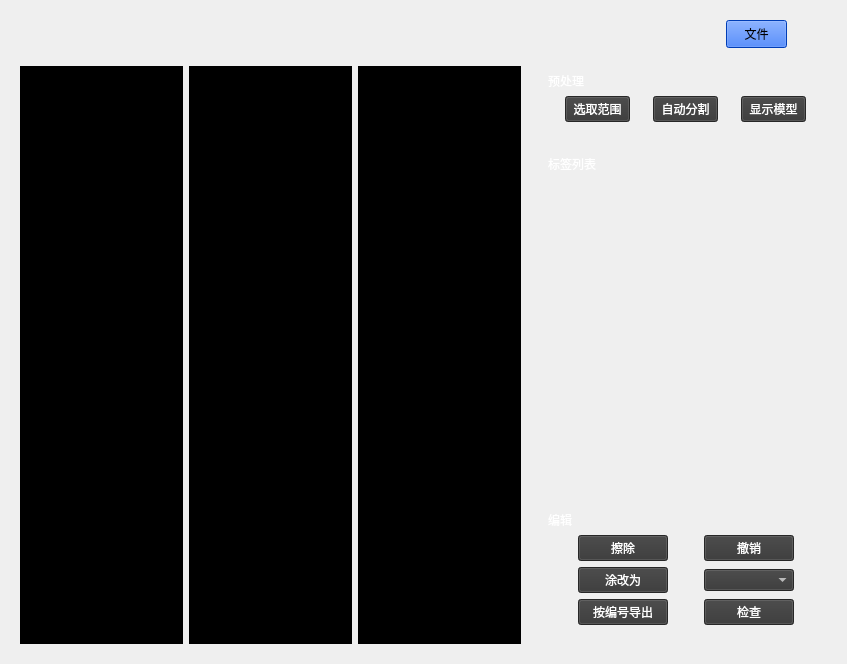
<?xml version="1.0" encoding="UTF-8"?>
<ui version="4.0">
 <class>PreDivideWidget</class>
 <widget class="QWidget" name="PreDivideWidget">
  <property name="geometry">
   <rect>
    <x>0</x>
    <y>0</y>
    <width>847</width>
    <height>664</height>
   </rect>
  </property>
  <property name="sizePolicy">
   <sizepolicy hsizetype="Expanding" vsizetype="Expanding">
    <horstretch>0</horstretch>
    <verstretch>0</verstretch>
   </sizepolicy>
  </property>
  <property name="windowTitle">
   <string>Form</string>
  </property>
  <layout class="QVBoxLayout" name="verticalLayout">
   <item>
    <widget class="QWidget" name="widget" native="true">
     <property name="maximumSize">
      <size>
       <width>16777215</width>
       <height>40</height>
      </size>
     </property>
     <layout class="QHBoxLayout" name="horizontalLayout_6">
      <item>
       <spacer name="horizontalSpacer">
        <property name="orientation">
         <enum>Qt::Horizontal</enum>
        </property>
        <property name="sizeHint" stdset="0">
         <size>
          <width>40</width>
          <height>20</height>
         </size>
        </property>
       </spacer>
      </item>
      <item>
       <widget class="QPushButton" name="m_btnFile">
        <property name="sizePolicy">
         <sizepolicy hsizetype="Fixed" vsizetype="Fixed">
          <horstretch>0</horstretch>
          <verstretch>0</verstretch>
         </sizepolicy>
        </property>
        <property name="minimumSize">
         <size>
          <width>61</width>
          <height>28</height>
         </size>
        </property>
        <property name="maximumSize">
         <size>
          <width>61</width>
          <height>28</height>
         </size>
        </property>
        <property name="styleSheet">
         <string notr="true">background-color:rgb(0, 85, 255)</string>
        </property>
        <property name="text">
         <string>文件</string>
        </property>
       </widget>
      </item>
      <item>
       <spacer name="horizontalSpacer_2">
        <property name="orientation">
         <enum>Qt::Horizontal</enum>
        </property>
        <property name="sizeType">
         <enum>QSizePolicy::Maximum</enum>
        </property>
        <property name="sizeHint" stdset="0">
         <size>
          <width>40</width>
          <height>20</height>
         </size>
        </property>
       </spacer>
      </item>
     </layout>
    </widget>
   </item>
   <item>
    <layout class="QHBoxLayout" name="horizontalLayout">
     <item>
      <widget class="QWidget" name="m_2d3dView" native="true">
       <layout class="QHBoxLayout" name="horizontalLayout_2">
        <item>
         <widget class="QWidget" name="wind1" native="true">
          <property name="styleSheet">
           <string notr="true">background-color:rgb(0, 0, 0)</string>
          </property>
         </widget>
        </item>
        <item>
         <widget class="QWidget" name="wind2" native="true">
          <property name="styleSheet">
           <string notr="true">background-color:rgb(0, 0, 0)</string>
          </property>
         </widget>
        </item>
        <item>
         <widget class="QWidget" name="wind3" native="true">
          <property name="styleSheet">
           <string notr="true">background-color:rgb(0, 0, 0)</string>
          </property>
         </widget>
        </item>
       </layout>
      </widget>
     </item>
     <item>
      <widget class="QWidget" name="widget_2" native="true">
       <property name="maximumSize">
        <size>
         <width>300</width>
         <height>16777215</height>
        </size>
       </property>
       <property name="styleSheet">
        <string notr="true">font: 10pt &quot;Arial&quot;;background-color:rgba(0, 0, 0, 0)</string>
       </property>
       <layout class="QVBoxLayout" name="verticalLayout_2">
        <property name="leftMargin">
         <number>0</number>
        </property>
        <property name="topMargin">
         <number>0</number>
        </property>
        <property name="rightMargin">
         <number>0</number>
        </property>
        <property name="bottomMargin">
         <number>0</number>
        </property>
        <item>
         <widget class="QGroupBox" name="group1">
          <property name="maximumSize">
           <size>
            <width>16777215</width>
            <height>90</height>
           </size>
          </property>
          <property name="styleSheet">
           <string notr="true">QGroupBox{background-color:rgba(0,0,0,0);border:none;
border-image:url(:/ui/res/Icons/Segmentation/background1.png)}</string>
          </property>
          <property name="title">
           <string/>
          </property>
          <layout class="QVBoxLayout" name="verticalLayout_3">
           <item>
            <widget class="QLabel" name="label">
             <property name="styleSheet">
              <string notr="true">color:rgb(255,255,255);
border-image:url(:/Icons/Segmentation/frameLabel.png);</string>
             </property>
             <property name="text">
              <string>预处理</string>
             </property>
            </widget>
           </item>
           <item>
            <spacer name="verticalSpacer_3">
             <property name="orientation">
              <enum>Qt::Vertical</enum>
             </property>
             <property name="sizeHint" stdset="0">
              <size>
               <width>20</width>
               <height>40</height>
              </size>
             </property>
            </spacer>
           </item>
           <item>
            <layout class="QHBoxLayout" name="horizontalLayout_4">
             <item>
              <widget class="QPushButton" name="m_preSelect">
               <property name="minimumSize">
                <size>
                 <width>65</width>
                 <height>0</height>
                </size>
               </property>
               <property name="maximumSize">
                <size>
                 <width>65</width>
                 <height>16777215</height>
                </size>
               </property>
               <property name="styleSheet">
                <string notr="true">color:rgb(255,255,255);background-color:rgb(54, 54, 54)</string>
               </property>
               <property name="text">
                <string>选取范围</string>
               </property>
              </widget>
             </item>
             <item>
              <widget class="QPushButton" name="m_preBtnCut">
               <property name="minimumSize">
                <size>
                 <width>65</width>
                 <height>0</height>
                </size>
               </property>
               <property name="maximumSize">
                <size>
                 <width>65</width>
                 <height>16777215</height>
                </size>
               </property>
               <property name="styleSheet">
                <string notr="true">color:rgb(255,255,255);background-color:rgb(54, 54, 54)</string>
               </property>
               <property name="text">
                <string>自动分割</string>
               </property>
              </widget>
             </item>
             <item>
              <widget class="QPushButton" name="m_preBtnDivide">
               <property name="minimumSize">
                <size>
                 <width>65</width>
                 <height>0</height>
                </size>
               </property>
               <property name="maximumSize">
                <size>
                 <width>65</width>
                 <height>16777215</height>
                </size>
               </property>
               <property name="styleSheet">
                <string notr="true">color:rgb(255,255,255);background-color:rgb(54, 54, 54)</string>
               </property>
               <property name="text">
                <string>显示模型</string>
               </property>
              </widget>
             </item>
            </layout>
           </item>
          </layout>
         </widget>
        </item>
        <item>
         <widget class="QGroupBox" name="group2">
          <property name="minimumSize">
           <size>
            <width>0</width>
            <height>350</height>
           </size>
          </property>
          <property name="maximumSize">
           <size>
            <width>16777215</width>
            <height>16777215</height>
           </size>
          </property>
          <property name="styleSheet">
           <string notr="true">QGroupBox{background-color:rgba(0,0,0,0);border:none;
border-image:url(:/ui/res/Icons/Segmentation/background3.png)}</string>
          </property>
          <property name="title">
           <string/>
          </property>
          <layout class="QVBoxLayout" name="verticalLayout_4">
           <item>
            <widget class="QLabel" name="label_2">
             <property name="maximumSize">
              <size>
               <width>16777215</width>
               <height>30</height>
              </size>
             </property>
             <property name="styleSheet">
              <string notr="true">color:rgb(255,255,255);
border-image:url(:/Icons/Segmentation/frameLabel.png);</string>
             </property>
             <property name="text">
              <string>标签列表</string>
             </property>
            </widget>
           </item>
           <item>
            <widget class="QTableWidget" name="tableWidget">
             <property name="sizePolicy">
              <sizepolicy hsizetype="Expanding" vsizetype="Expanding">
               <horstretch>0</horstretch>
               <verstretch>0</verstretch>
              </sizepolicy>
             </property>
             <property name="minimumSize">
              <size>
               <width>0</width>
               <height>0</height>
              </size>
             </property>
             <property name="maximumSize">
              <size>
               <width>16777215</width>
               <height>16777215</height>
              </size>
             </property>
             <property name="styleSheet">
              <string notr="true">color:rgb(255,255,255);border:none;</string>
             </property>
             <property name="selectionBehavior">
              <enum>QAbstractItemView::SelectRows</enum>
             </property>
            </widget>
           </item>
          </layout>
         </widget>
        </item>
        <item>
         <widget class="QGroupBox" name="group3">
          <property name="maximumSize">
           <size>
            <width>16777215</width>
            <height>160</height>
           </size>
          </property>
          <property name="styleSheet">
           <string notr="true">QGroupBox{background-color:rgba(0,0,0,0);border:none;
border-image:url(:/ui/res/Icons/Segmentation/background2.png)}</string>
          </property>
          <property name="title">
           <string/>
          </property>
          <layout class="QVBoxLayout" name="verticalLayout_5">
           <item>
            <widget class="QLabel" name="label_3">
             <property name="styleSheet">
              <string notr="true">color:rgb(255,255,255);
border-image:url(:/Icons/Segmentation/frameLabel.png);</string>
             </property>
             <property name="text">
              <string>编辑</string>
             </property>
            </widget>
           </item>
           <item>
            <spacer name="verticalSpacer_2">
             <property name="orientation">
              <enum>Qt::Vertical</enum>
             </property>
             <property name="sizeHint" stdset="0">
              <size>
               <width>20</width>
               <height>40</height>
              </size>
             </property>
            </spacer>
           </item>
           <item>
            <layout class="QHBoxLayout" name="horizontalLayout_7">
             <item>
              <widget class="QPushButton" name="m_CutErase">
               <property name="minimumSize">
                <size>
                 <width>90</width>
                 <height>0</height>
                </size>
               </property>
               <property name="maximumSize">
                <size>
                 <width>90</width>
                 <height>16777215</height>
                </size>
               </property>
               <property name="styleSheet">
                <string notr="true">color:rgb(255,255,255);background-color:rgb(54, 54, 54)</string>
               </property>
               <property name="text">
                <string>擦除</string>
               </property>
              </widget>
             </item>
             <item>
              <widget class="QPushButton" name="m_CutBtnRestore">
               <property name="minimumSize">
                <size>
                 <width>90</width>
                 <height>0</height>
                </size>
               </property>
               <property name="maximumSize">
                <size>
                 <width>90</width>
                 <height>16777215</height>
                </size>
               </property>
               <property name="styleSheet">
                <string notr="true">color:rgb(255,255,255);background-color:rgb(54, 54, 54)</string>
               </property>
               <property name="text">
                <string>撤销</string>
               </property>
              </widget>
             </item>
            </layout>
           </item>
           <item>
            <layout class="QHBoxLayout" name="horizontalLayout_8">
             <item>
              <widget class="QPushButton" name="m_daub">
               <property name="minimumSize">
                <size>
                 <width>90</width>
                 <height>0</height>
                </size>
               </property>
               <property name="maximumSize">
                <size>
                 <width>90</width>
                 <height>16777215</height>
                </size>
               </property>
               <property name="styleSheet">
                <string notr="true">color:rgb(255,255,255);background-color:rgb(54, 54, 54)</string>
               </property>
               <property name="text">
                <string>涂改为</string>
               </property>
              </widget>
             </item>
             <item>
              <widget class="QComboBox" name="m_daubValue">
               <property name="minimumSize">
                <size>
                 <width>90</width>
                 <height>0</height>
                </size>
               </property>
               <property name="maximumSize">
                <size>
                 <width>90</width>
                 <height>16777215</height>
                </size>
               </property>
               <property name="styleSheet">
                <string notr="true">color:rgb(255,255,255);background-color:rgb(54, 54, 54)</string>
               </property>
              </widget>
             </item>
            </layout>
           </item>
           <item>
            <layout class="QHBoxLayout" name="horizontalLayout_9">
             <item>
              <widget class="QPushButton" name="m_CutBtnCuting">
               <property name="minimumSize">
                <size>
                 <width>90</width>
                 <height>0</height>
                </size>
               </property>
               <property name="maximumSize">
                <size>
                 <width>90</width>
                 <height>16777215</height>
                </size>
               </property>
               <property name="styleSheet">
                <string notr="true">color:rgb(255,255,255);background-color:rgb(54, 54, 54)</string>
               </property>
               <property name="text">
                <string>按编号导出</string>
               </property>
              </widget>
             </item>
             <item>
              <widget class="QPushButton" name="m_CheckLabelCount">
               <property name="minimumSize">
                <size>
                 <width>90</width>
                 <height>0</height>
                </size>
               </property>
               <property name="maximumSize">
                <size>
                 <width>90</width>
                 <height>16777215</height>
                </size>
               </property>
               <property name="styleSheet">
                <string notr="true">color:rgb(255,255,255);background-color:rgb(54, 54, 54)</string>
               </property>
               <property name="text">
                <string>检查</string>
               </property>
              </widget>
             </item>
            </layout>
           </item>
          </layout>
         </widget>
        </item>
        <item>
         <spacer name="verticalSpacer">
          <property name="orientation">
           <enum>Qt::Vertical</enum>
          </property>
          <property name="sizeHint" stdset="0">
           <size>
            <width>20</width>
            <height>40</height>
           </size>
          </property>
         </spacer>
        </item>
       </layout>
      </widget>
     </item>
    </layout>
   </item>
  </layout>
 </widget>
 <resources/>
 <connections/>
</ui>
